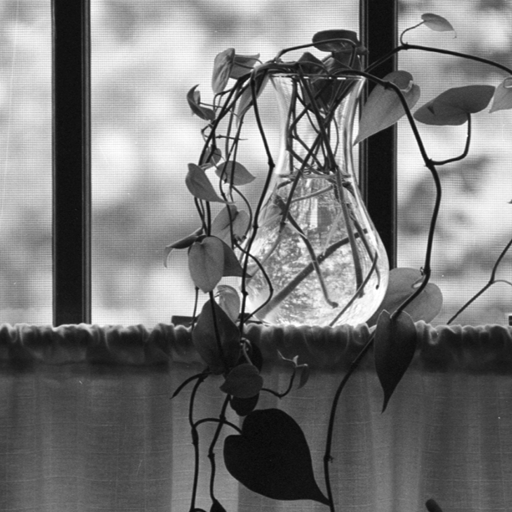
%> input picture problem2/Fig2.2.jpg, 512 x 512 px
$ octave main.m   (GNU Octave 9; MATLAB toolbox functions it lacks are replaced by stand-ins)
%> lines starting %> are read from the running program, lines starting %| are printed output that depends on the picture
### problem2/dwt_2D.m
function dwt_coefficients=dwt_2D(data, scale)
% input: a 2_D image data
% scale: the number of processing times
img_shape = size(data);
h = img_shape(1);
w = img_shape(2);
dwt_coefficients = data;

% process with row
for s = 1 : scale
    % obtain the area for current scale to process
    % every time the processing area is the approximate area of the last one.
    wanted_index = h / 2 ^ (s - 1);
    processing_area = dwt_coefficients(1:wanted_index, 1:wanted_index);
    for i = 1 : wanted_index
        processing_area(i,:) = dwt_1D(processing_area(i,:), 1);
    end
    % process with column, pay attention to transpose (original 1-D is for row vectors)
    for j = 1 : wanted_index
        processing_area(:,j) = (dwt_1D((processing_area(:,j))', 1))';
    end
    dwt_coefficients(1:wanted_index, 1:wanted_index) = processing_area;
end

### problem4/dwt_2D_inverse.m
function data=dwt_2D_inverse(dwt_coefficients, scale)
% input: a 2_D image data's dwt cofficient
% scale: the number of processing times
img_shape = size(dwt_coefficients);
h = img_shape(1);
w = img_shape(2);
data = dwt_coefficients;

for s = flip(1 : scale)
    wanted_index = h / 2 ^ (s - 1);
    processing_area = data(1:wanted_index, 1:wanted_index);
    % process with column
    for j = 1 : wanted_index
        processing_area(:,j) = (dwt_1D_inverse((processing_area(:,j))', 1))';
    end
    % process with row
    for i = 1 : wanted_index
        processing_area(i,:) = dwt_1D_inverse(processing_area(i,:), 1);
    end
    data(1:wanted_index, 1:wanted_index) = processing_area;
end

### problem2/main.m
clear;
close all;
clc;

% read in the image, obtain the parameters
img = imread('./Fig2.2.jpg');
%> img is the input picture: size 512x512 uint8; min 5, max 255, mean 118.2
img = im2double(img);
%> img: size 512x512 double
figure;
imshow(img);title('input image');
img_shape = size(img);
%> img_shape = [512 512]
h = img_shape(1);
%> h = 512
w = img_shape(2);
%> w = 512
scale = 3;

for s = 1 : scale
    % DWT 2D
    code = dwt_2D(img, s);
    figure;
    subplot(1,3,1);
    imshow(code);title('dwt transform');

    % scaling-based visualization
    image_vis = zeros(h, w);
    splitting_index = w / (2 ^ s);
    image_vis((splitting_index+1):h, :) = code((splitting_index+1):h, :);
    image_vis(:, (splitting_index+1):w) = code(:, (splitting_index+1):w);
    max_v = max(max(image_vis));
    min_v = min(min(image_vis));
    image_vis = (image_vis - min_v) / (max_v - min_v);
    image_vis(1:splitting_index, 1:splitting_index) = code(1:splitting_index, 1:splitting_index);

    subplot(1,3,2);
    imshow(image_vis);title('dwt transform with scaling');

    % DWT 2D inverse
    image_reconstructed = dwt_2D_inverse(code, s);
    subplot(1,3,3);
    imshow(image_reconstructed);title('image reconstructed');
    %img = code;

end
%> this loop made 3 passes
%> (max_v, min_v) on passes 1 to 3: (0.251, -0.242), (0.323, -0.34), (0.323, -0.34)
%> pass 1, `code = dwt_2D(img, s);`:
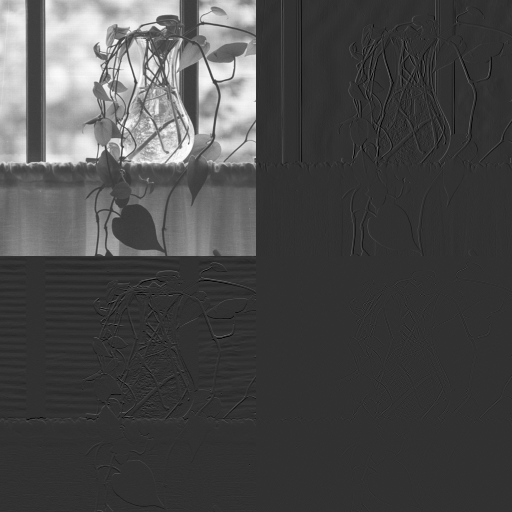
%> code: size 512x512 double; min -0.242, max 1, mean 0.116; drawn with min black and max white
%> pass 1, `imshow(code)`:
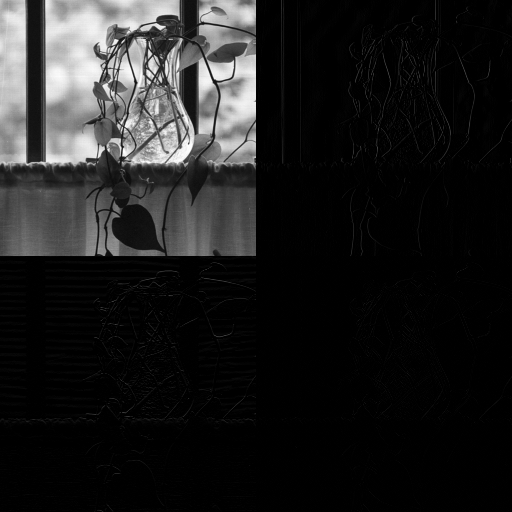
%> displayed picture: size 512x512, on the screen's scale of 0 to 255; min 0, max 255, mean 30.6
%> pass 1, `image_vis = (image_vis - min_v) / (max_v - min_v);`:
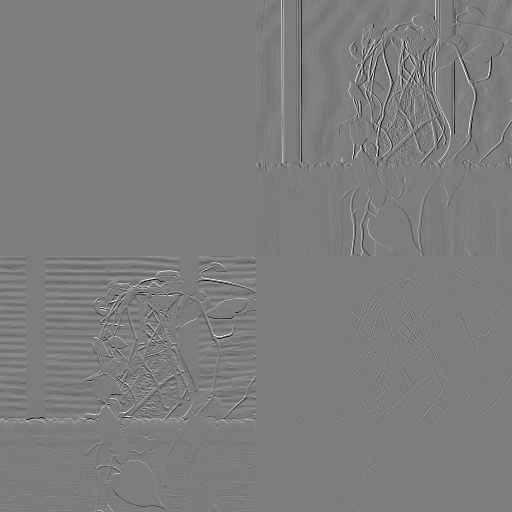
%> image_vis: size 512x512 double; min 0, max 1, mean 0.491
%> pass 1, `imshow(image_vis)`:
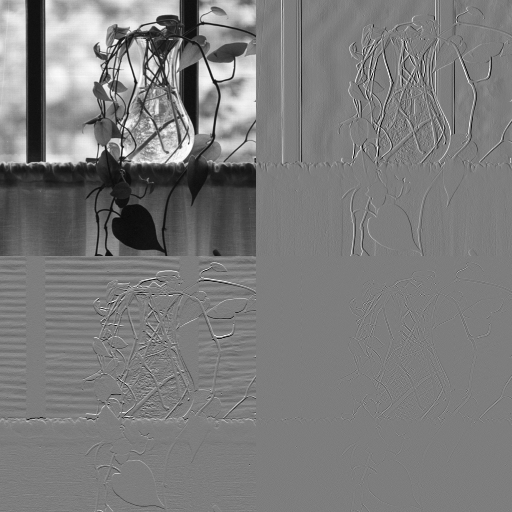
%> displayed picture: size 512x512, on the screen's scale of 0 to 255; min 0, max 255, mean 123.5
